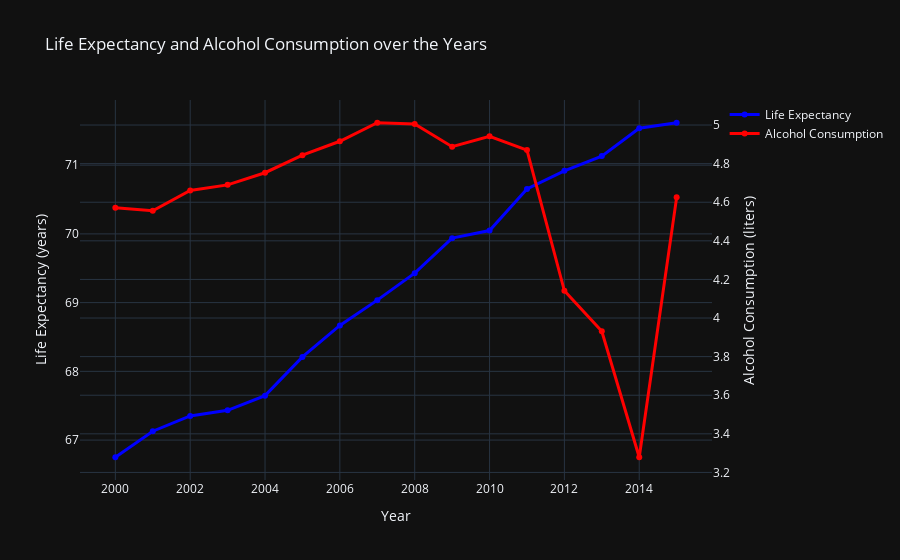

Notebook code for this chart:
### Code cell
# Create the interactive plot with dual y-axes
import plotly.graph_objects as go
fig = go.Figure()

# Add life expectancy trace
fig.add_trace(go.Scatter(
    x=average_data['Year'],
    y=average_data['life_expectancy'],
    mode='lines+markers',
    name='Life Expectancy',
    yaxis='y1',
    line=dict(color='blue', width=3)
))
# Add alcohol consumption trace
fig.add_trace(go.Scatter(
    x=average_data['Year'],
    y=average_data['Alcohol'],
    mode='lines+markers',
    name='Alcohol Consumption',
    yaxis='y2',
    line=dict(color='red', width=3)
))

# Update layout for dual y-axes
fig.update_layout(
    title='Life Expectancy and Alcohol Consumption over the Years',
    xaxis=dict(title='Year'),
    yaxis=dict(title='Life Expectancy (years)', side='left'),
    yaxis2=dict(
        title='Alcohol Consumption (liters)',
        side='right',
        overlaying='y'
    ),
    template='plotly_dark'
)

# Show the plot
fig.show()

### Figure 1 — Plotly figure (JSON) as saved in the notebook; plotly's stock layout.template omitted (floating-point values rounded to 4 significant figures)
{"data": [{"line": {"color": "blue", "width": 3}, "mode": "lines+markers", "name": "Life Expectancy", "type": "scatter", "x": [2000, 2001, 2002, 2003, 2004, 2005, 2006, 2007, 2008, 2009, 2010, 2011, 2012, 2013, 2014, 2015], "y": [66.75, 67.13, 67.35, 67.43, 67.65, 68.21, 68.67, 69.04, 69.43, 69.94, 70.05, 70.65, 70.92, 71.13, 71.54, 71.62], "yaxis": "y"}, {"line": {"color": "red", "width": 3}, "mode": "lines+markers", "name": "Alcohol Consumption", "type": "scatter", "x": [2000, 2001, 2002, 2003, 2004, 2005, 2006, 2007, 2008, 2009, 2010, 2011, 2012, 2013, 2014, 2015], "y": [4.571, 4.556, 4.661, 4.69, 4.753, 4.844, 4.916, 5.012, 5.005, 4.888, 4.942, 4.87, 4.141, 3.931, 3.279, 4.625], "yaxis": "y2"}], "layout": {"title": {"text": "Life Expectancy and Alcohol Consumption over the Years"}, "xaxis": {"title": {"text": "Year"}}, "yaxis": {"side": "left", "title": {"text": "Life Expectancy (years)"}}, "yaxis2": {"overlaying": "y", "side": "right", "title": {"text": "Alcohol Consumption (liters)"}}}}
